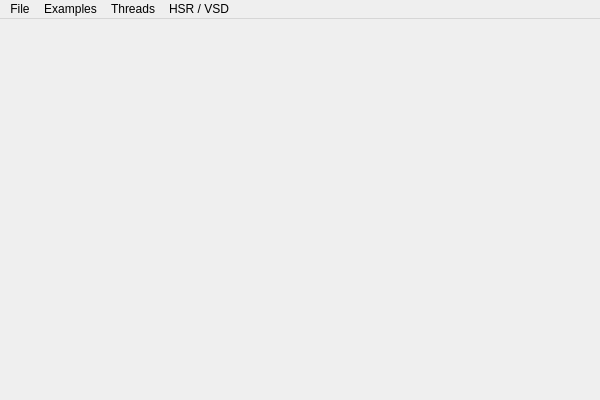
<?xml version="1.0" encoding="UTF-8"?>
<ui version="4.0">
 <class>SimpleGPUSimClass</class>
 <widget class="QMainWindow" name="SimpleGPUSimClass">
  <property name="geometry">
   <rect>
    <x>0</x>
    <y>0</y>
    <width>600</width>
    <height>400</height>
   </rect>
  </property>
  <property name="windowTitle">
   <string>SimpleGPUSim</string>
  </property>
  <widget class="QWidget" name="centralWidget"/>
  <widget class="QMenuBar" name="menuBar">
   <property name="geometry">
    <rect>
     <x>0</x>
     <y>0</y>
     <width>600</width>
     <height>21</height>
    </rect>
   </property>
   <widget class="QMenu" name="menuFile">
    <property name="title">
     <string>File</string>
    </property>
    <addaction name="actionExit"/>
   </widget>
   <widget class="QMenu" name="menuExamples">
    <property name="title">
     <string>Examples</string>
    </property>
    <addaction name="actionWolf"/>
    <addaction name="actionSingleSphere"/>
    <addaction name="actionMultipleSpheres"/>
   </widget>
   <widget class="QMenu" name="menuThreads">
    <property name="title">
     <string>Threads</string>
    </property>
    <addaction name="actionSingleThreaded"/>
    <addaction name="actionHardwareConcurrency"/>
   </widget>
   <widget class="QMenu" name="menuHSR_VSD">
    <property name="title">
     <string>HSR / VSD</string>
    </property>
    <addaction name="actionEnableDisableZBufferTest"/>
    <addaction name="actionEnableDisableBackFaceCulling"/>
   </widget>
   <addaction name="menuFile"/>
   <addaction name="menuExamples"/>
   <addaction name="menuThreads"/>
   <addaction name="menuHSR_VSD"/>
  </widget>
  <action name="actionExit">
   <property name="text">
    <string>Exit</string>
   </property>
  </action>
  <action name="actionWolf">
   <property name="text">
    <string>Wolf</string>
   </property>
  </action>
  <action name="actionSingleSphere">
   <property name="text">
    <string>Single Sphere</string>
   </property>
  </action>
  <action name="actionMultipleSpheres">
   <property name="text">
    <string>Multiple Spheres</string>
   </property>
  </action>
  <action name="actionSingleThreaded">
   <property name="text">
    <string>Single Threaded</string>
   </property>
  </action>
  <action name="actionHardwareConcurrency">
   <property name="text">
    <string>Hardware Concurrency</string>
   </property>
  </action>
  <action name="actionEnableDisableZBufferTest">
   <property name="text">
    <string>Enable/Disable ZBuffer Test</string>
   </property>
  </action>
  <action name="actionEnableDisableBackFaceCulling">
   <property name="text">
    <string>Enable/Disable Back Face Culling</string>
   </property>
  </action>
 </widget>
 <layoutdefault spacing="6" margin="11"/>
 <resources>
  <include location="simplegpusim.qrc"/>
 </resources>
 <connections>
  <connection>
   <sender>actionExit</sender>
   <signal>triggered()</signal>
   <receiver>SimpleGPUSimClass</receiver>
   <slot>close()</slot>
   <hints>
    <hint type="sourcelabel">
     <x>-1</x>
     <y>-1</y>
    </hint>
    <hint type="destinationlabel">
     <x>299</x>
     <y>199</y>
    </hint>
   </hints>
  </connection>
 </connections>
</ui>
